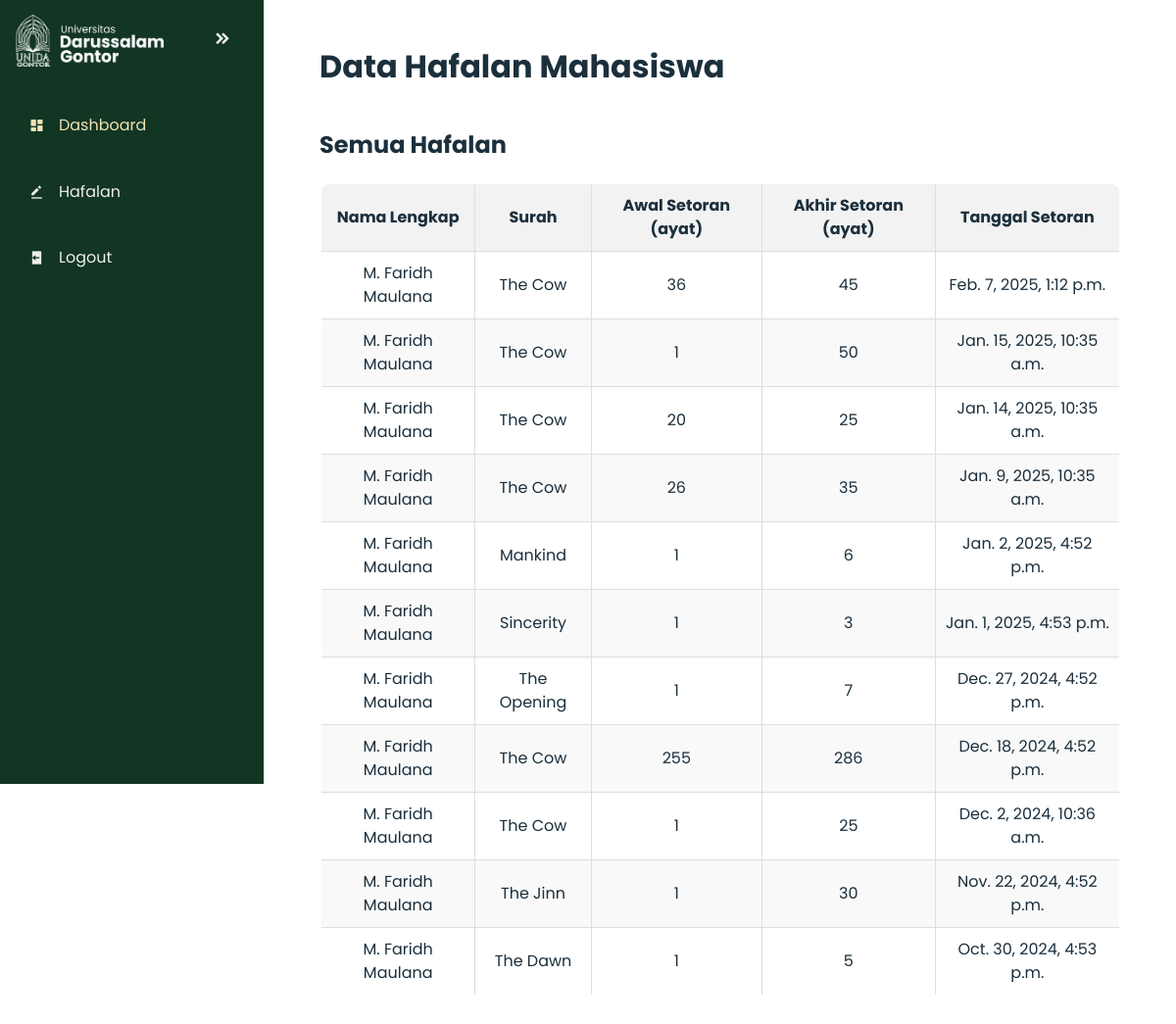
The page /hafalan (signed in) on the database as committed earlier.
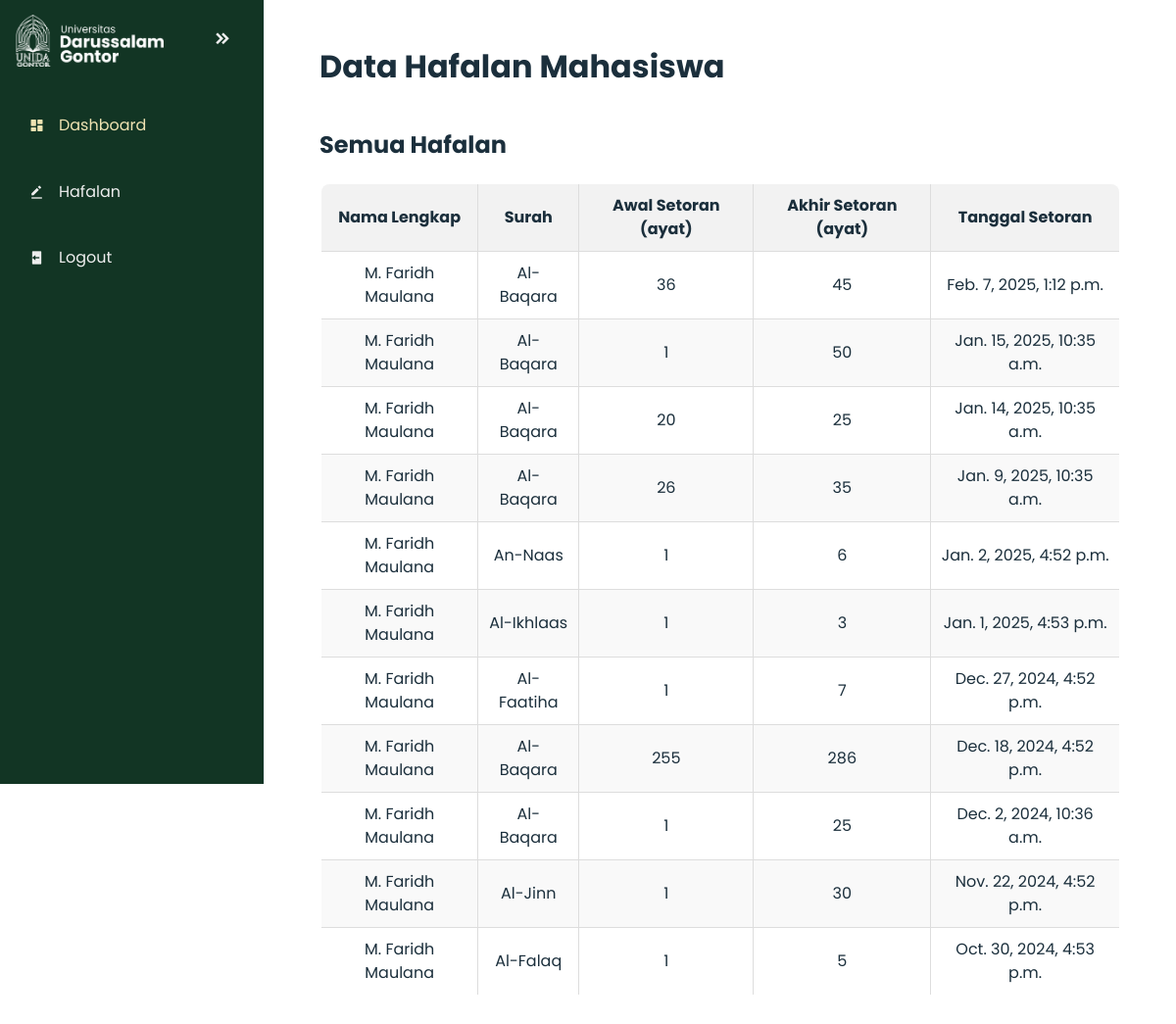
The same page on the database as committed later.
### main_site/models.py (models this page shows, shortened)
class Hafalan(models.Model):
    user = models.ForeignKey(User, on_delete=models.CASCADE, related_name="hafalan")
    surat = models.CharField(max_length=75, choices=SURAHS)
    ayat_start = models.IntegerField(default=0)
    ayat_end = models.IntegerField(default=1)
    date = models.DateTimeField(blank=False, null=False, default=datetime.now())
    def get_full_name(self):
        return f"{self.user.first_name} {self.user.last_name}"

### main_site/views.py (the view)
# urls.py: path("hafalan", views.hafalan, name="hafalan"),
@login_required
def hafalan(request):
    if request.user.is_authenticated and not (request.user.is_staff or request.user.is_superuser): # To ensure that the Staff user can't access the student's page
        current_user = request.user
        hafalan_user = Hafalan.objects.filter(user=current_user).order_by('-date')
        return render(request, "main_site/hafalan.html", { 'hafalan_data' : hafalan_user })
    elif request.user.is_staff or request.user.is_superuser:
        return redirect("/admin")
    else:
        return redirect("/login")

### main_site/templates/main_site/hafalan.html (shortened to what this page needs)
{% extends "main_site/base.html" %}
{% load static %}
{% block content %}
<link href="{% static 'main_site/style/hafalan.css' %}" rel="stylesheet">
<h1>Data Hafalan Mahasiswa</h1>
<br>
<h2>Semua Hafalan</h2>
<table class="hafalan-table">
    <thead>
        <tr>
            <th>Nama Lengkap</th>
            <th>Surah</th>
            <th>Awal Setoran (ayat)</th>
            <th>Akhir Setoran (ayat)</th>
            <th>Tanggal Setoran</th>
        </tr>
    </thead>
    <tbody>
        {% for hafalan in hafalan_data %}
            <tr>
                <td>{{ hafalan.get_full_name }}</td>
                <td>{{ hafalan.surat }}</td>
                <td>{{ hafalan.ayat_start }}</td>
                <td>{{ hafalan.ayat_end }}</td>
                <td>{{ hafalan.date }}</td>
            </tr>
        {% empty %}
            <tr>
                <td colspan="6">Belum ada hafalan</td>
            </tr>
        {% endfor %}
    </tbody>
</table>
{% endblock %}

### main_site/templates/main_site/base.html (shortened to what this page needs)
{% load static %}
<!DOCTYPE html>
<html lang="en">
    <head>
        <link href="{% static 'main_site/style/base_style.css' %}" rel="stylesheet">
        <link href='https://unpkg.com/boxicons@2.1.4/css/boxicons.min.css' rel='stylesheet'>
    </head>
    <body>
        <nav class="sidebar">
            <ul>
                <li>
                    <img src="{% static 'main_site/img/unida_outline.png' %}" alt="logo-unida" class="logo-unida">
                    <button id="toggle-btn" onclick=toggle_sidebar(this)>
                        <i class='bx bxs-chevrons-right'></i>
                    </button>
                </li>
                <li class="active">
                    <a href="/dashboard">
                        <i class='bx bxs-dashboard'></i>
                        <span class="nav-link">Dashboard</span>
                    </a>
                </li>
                <li>
                    <a href="/hafalan">
                        <i class='bx bxs-edit-alt'></i>
                        <span class="nav-link">Hafalan</span>
                    </a>
                </li>
                <li>
                    <a href="{% url 'logout_view' %}">
                        <i class='bx bxs-log-out'></i>
                        <span class="nav-link">Logout</span>
                    </a>
                </li>
            </ul>
        </nav>
        <main>
            {% block content %}
            {% endblock %}
        </main>
    </body>
</html>

### main_site/static/main_site/style/base_style.css (style rules this page uses)
:root { --base-clr: #123524; --secondary-clr: #3e7b27; --accent-clr: #efe3b2; --text-clr: #eee; --secondary-text-clr: #eeeddd; --background-clr: #fff; --line-color: #eeefff; }
* { font-family: 'Poppins', sans-serif; margin: 0; padding: 0; }
html { line-height: 1.5rem; scroll-behavior: smooth; }
body { min-height: 100vh; min-height: 100dvh; background-color: var(--background-clr); color: var(--text-clr); display: grid; grid-template-columns: auto 1fr; }
.sidebar { box-sizing: border-box; padding: 5px 1em; width: 270px; height: 100vh; background-color: var(--base-clr); color: var(--secondary-text-clr); border-right: 1px solid var(--line-color); position: sticky; top: 0; align-self: start; transition: 350ms ease-in-out; overflow: hidden; text-wrap: nowrap; }
.sidebar ul { list-style: none; }
.sidebar ul li.active a { color: var(--accent-clr); }
.sidebar a { border-radius: .5em; padding: .85em; color: var(--text-clr); text-decoration: none; display: flex; align-items: center; gap: .9em; margin-bottom: 1em; transition: 250ms ease; }
.sidebar a span { flex-grow: 1; }
.nav-link { transition: 250ms ease-in-out; }
main { display: flex; flex-direction: column; padding: 3.5em; gap: 1em; color: #1b2f3c; overflow: hidden; }

### main_site/static/main_site/style/hafalan.css (style rules this page uses)
.hafalan-table { width: 100%; border-collapse: collapse; border: 2px solid #ddd; margin-top: 10px; border-radius: 10px; overflow: hidden; }
th, td { padding: 10px; text-align: center; border: 1px solid #ddd; }
th { background-color: #f2f2f2; }
tr:nth-child(even) { background-color: #f9f9f9; }
tr:nth-child(odd) { background-color: #fff; }

Rows that differ between the two databases and show on the page:
changed Hafalan "Feb. 7, 2025, 1:12 p.m.": surat "The Cow" → "Al-Baqara"
changed Hafalan "Jan. 15, 2025, 10:35 a.m.": surat "The Cow" → "Al-Baqara"
changed Hafalan "Jan. 14, 2025, 10:35 a.m.": surat "The Cow" → "Al-Baqara"
changed Hafalan "Jan. 9, 2025, 10:35 a.m.": surat "The Cow" → "Al-Baqara"
changed Hafalan: surat "Mankind" → "An-Naas"
changed Hafalan: surat "Sincerity" → "Al-Ikhlaas"
changed Hafalan: surat "The Opening" → "Al-Faatiha"
changed Hafalan "Dec. 18, 2024, 4:52 p.m.": surat "The Cow" → "Al-Baqara"
changed Hafalan "Dec. 2, 2024, 10:36 a.m.": surat "The Cow" → "Al-Baqara"
changed Hafalan: surat "The Jinn" → "Al-Jinn"
changed Hafalan: surat "The Dawn" → "Al-Falaq"
